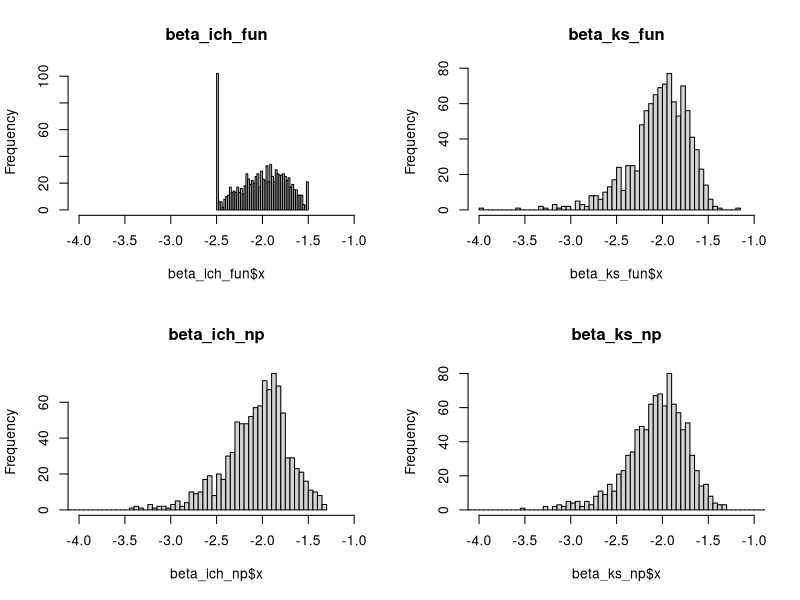
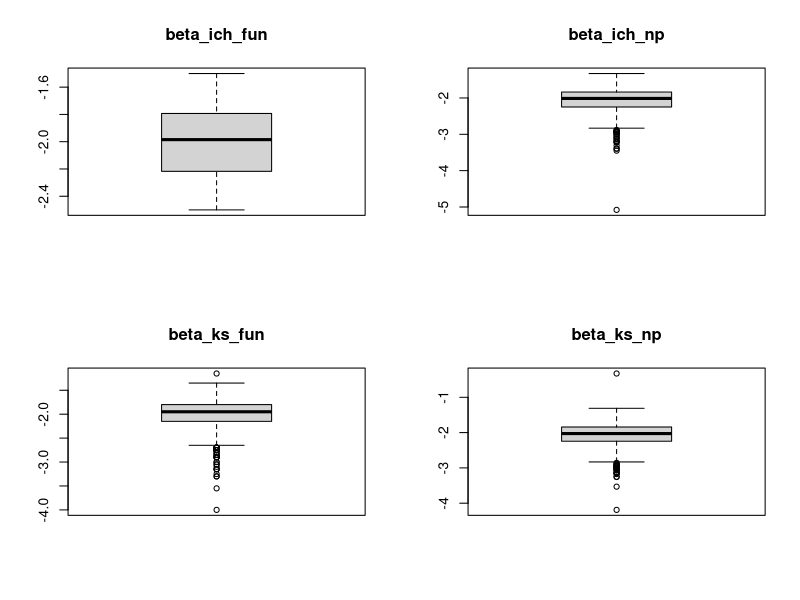

Reproduce these figures in R, in order.
beta_ich_fun=read.csv("mc_beta_ich_fun.csv",header=TRUE)
beta_ks_fun=read.csv("mc_beta_ks_fun.csv",header=TRUE)
beta_ich_np=read.csv("mc_beta_ich_np.csv",header=TRUE)
beta_ks_np=read.csv("mc_beta_ks_np.csv",header=TRUE)


#########################################################################
par(mfrow=c(2,2))
hist(beta_ich_fun$x,breaks = 50, main="beta_ich_fun",xlim = range(c(-4,-1)))
hist(beta_ks_fun$x,breaks = 50, main="beta_ks_fun",xlim = range(c(-4,-1)))
hist(beta_ich_np$x,breaks =60, main="beta_ich_np", xlim = range(c(-4,-1)))
hist(beta_ks_np$x,breaks = 60, main="beta_ks_np", xlim = range(c(-4,-1)))

boxplot(beta_ich_fun$x, main="beta_ich_fun")
boxplot(beta_ich_np$x, main="beta_ich_np")
boxplot(beta_ks_fun$x, main="beta_ks_fun")
boxplot(beta_ks_np$x, main="beta_ks_np")

stats_ich_fun <- boxplot.stats(beta_ich_fun$x, coef = 1.5)$stats
stats_ich_np <- boxplot.stats(beta_ich_np$x, coef = 1.5)$stats
stats_ks_fun <- boxplot.stats(beta_ks_fun$x, coef = 1.5)$stats
stats_ks_np <- boxplot.stats(beta_ks_np$x, coef = 1.5)$stats